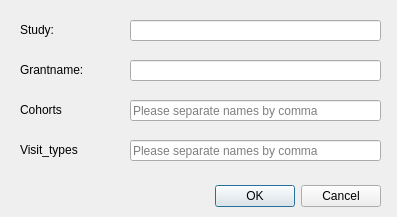
<?xml version="1.0" encoding="UTF-8"?>
<ui version="4.0">
 <class>Dialog</class>
 <widget class="QDialog" name="Dialog">
  <property name="geometry">
   <rect>
    <x>0</x>
    <y>0</y>
    <width>397</width>
    <height>217</height>
   </rect>
  </property>
  <property name="windowTitle">
   <string>Dialog</string>
  </property>
  <widget class="QDialogButtonBox" name="buttonBox">
   <property name="geometry">
    <rect>
     <x>40</x>
     <y>180</y>
     <width>341</width>
     <height>32</height>
    </rect>
   </property>
   <property name="orientation">
    <enum>Qt::Horizontal</enum>
   </property>
   <property name="standardButtons">
    <set>QDialogButtonBox::Cancel|QDialogButtonBox::Ok</set>
   </property>
  </widget>
  <widget class="QLabel" name="cohort_label">
   <property name="geometry">
    <rect>
     <x>20</x>
     <y>100</y>
     <width>101</width>
     <height>20</height>
    </rect>
   </property>
   <property name="text">
    <string>Cohorts</string>
   </property>
  </widget>
  <widget class="QLabel" name="study_label">
   <property name="geometry">
    <rect>
     <x>20</x>
     <y>20</y>
     <width>101</width>
     <height>20</height>
    </rect>
   </property>
   <property name="text">
    <string>Study:</string>
   </property>
  </widget>
  <widget class="QLabel" name="grantname_label">
   <property name="geometry">
    <rect>
     <x>20</x>
     <y>60</y>
     <width>101</width>
     <height>20</height>
    </rect>
   </property>
   <property name="text">
    <string>Grantname:</string>
   </property>
  </widget>
  <widget class="QLineEdit" name="study_text">
   <property name="geometry">
    <rect>
     <x>130</x>
     <y>20</y>
     <width>251</width>
     <height>21</height>
    </rect>
   </property>
  </widget>
  <widget class="QLabel" name="visit_type_label">
   <property name="geometry">
    <rect>
     <x>20</x>
     <y>140</y>
     <width>101</width>
     <height>20</height>
    </rect>
   </property>
   <property name="text">
    <string>Visit_types</string>
   </property>
  </widget>
  <widget class="QLineEdit" name="grantname_text">
   <property name="geometry">
    <rect>
     <x>130</x>
     <y>60</y>
     <width>251</width>
     <height>21</height>
    </rect>
   </property>
  </widget>
  <widget class="QLineEdit" name="cohort_text">
   <property name="geometry">
    <rect>
     <x>130</x>
     <y>100</y>
     <width>251</width>
     <height>21</height>
    </rect>
   </property>
   <property name="placeholderText">
    <string>Please separate names by comma</string>
   </property>
  </widget>
  <widget class="QLineEdit" name="visit_type_text">
   <property name="geometry">
    <rect>
     <x>130</x>
     <y>140</y>
     <width>251</width>
     <height>21</height>
    </rect>
   </property>
   <property name="placeholderText">
    <string>Please separate names by comma</string>
   </property>
  </widget>
 </widget>
 <resources/>
 <connections>
  <connection>
   <sender>buttonBox</sender>
   <signal>accepted()</signal>
   <receiver>Dialog</receiver>
   <slot>accept()</slot>
   <hints>
    <hint type="sourcelabel">
     <x>248</x>
     <y>254</y>
    </hint>
    <hint type="destinationlabel">
     <x>157</x>
     <y>274</y>
    </hint>
   </hints>
  </connection>
  <connection>
   <sender>buttonBox</sender>
   <signal>rejected()</signal>
   <receiver>Dialog</receiver>
   <slot>reject()</slot>
   <hints>
    <hint type="sourcelabel">
     <x>316</x>
     <y>260</y>
    </hint>
    <hint type="destinationlabel">
     <x>286</x>
     <y>274</y>
    </hint>
   </hints>
  </connection>
 </connections>
</ui>
